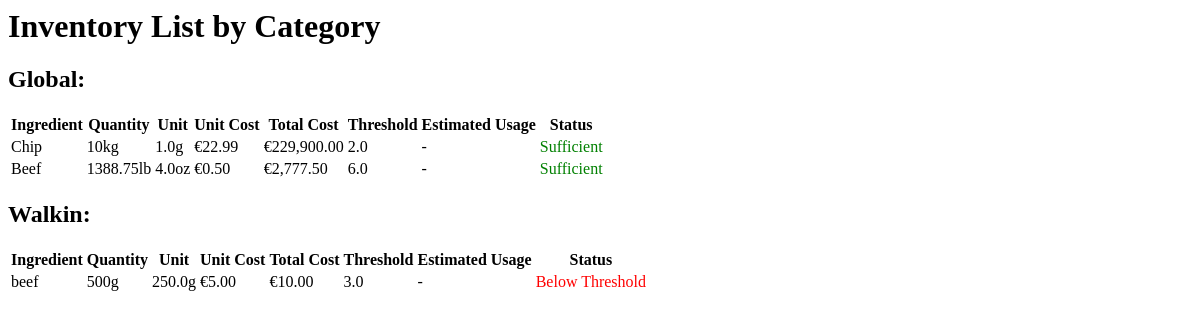
The app's page /inventory/, older data.
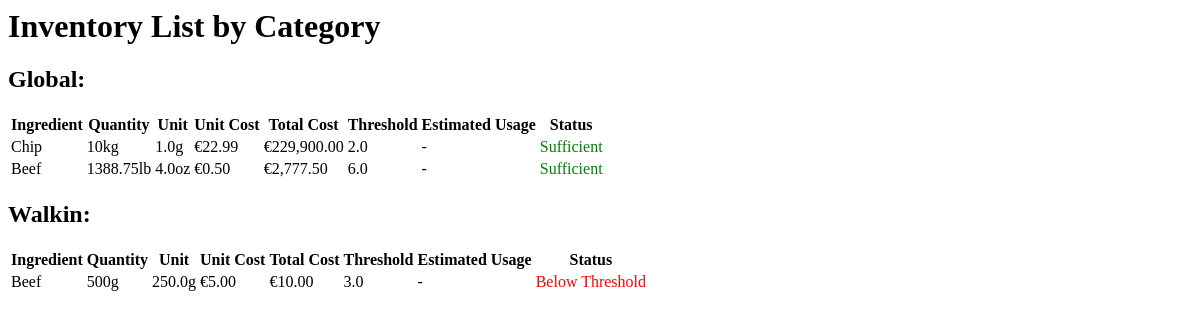
The same page, newer data.
### inventory/models.py (models this page shows, shortened)
class Ingredient(models.Model):
    UNIT_TYPES = [
        ('g', 'gram'),
        ('ml', 'milliliter'),
        ('pce', 'piece'),
        ('cm', 'centimeter'),
        ('oz', 'ounce'),
        ('fl_oz', 'fluid ounce'),
        ('pcs', 'piece'),
        ('in', 'inch'),
    ]
    name = models.CharField(max_length=255)
    quantity = models.FloatField()  # Quantity in stock
    category = models.ForeignKey(Category, on_delete=models.CASCADE)
    unit_type = models.CharField(max_length=10, choices=UNIT_TYPES)
    unit_multiplier = models.FloatField()  # Multiplier for unit type
    unit_cost = models.FloatField()  # Cost per unit
    threshold = models.FloatField()  # Minimum threshold for inventory
    estimated_usage = models.FloatField(null=True, blank=True)  # Optional, estimated usage per day
    total_cost = models.DecimalField(max_digits=12, decimal_places=2, editable=False)
    history = HistoricalRecords()
    def is_below_threshold(self):
        return self.quantity < self.threshold
    @property
    def converted_quantity(self):
        metric_conversion_factors = {
            'g': Decimal('1000'),       # 1000 grams = 1 kg
            'ml': Decimal('1000'),      # 1000 milliliters = 1 liter
            'cm': Decimal('100'),       # 100 cm = 1 m
            'pce': Decimal('1'),        # No conversion for pieces
        }
        imperial_conversion_factors = {
            'oz': Decimal('16'),        # 16 ounces = 1 pound
            'fl_oz': Decimal('128'),    # 128 fluid ounces = 1 gallon
            'in': Decimal('12'),        # 12 inches = 1 foot
            'pcs': Decimal('1'),        # No conversion for pieces
        }
        if self.unit_type in metric_conversion_factors:
            conversion_factor = metric_conversion_factors[self.unit_type]
            higher_unit = {'g': 'kg', 'ml': 'L', 'cm': 'm'}.get(self.unit_type, self.unit_type)
        elif self.unit_type in imperial_conversion_factors:
            conversion_factor = imperial_conversion_factors[self.unit_type]
            higher_unit = {'oz': 'lb', 'fl_oz': 'gal', 'in': 'ft'}.get(self.unit_type, self.unit_type)
        else:
            conversion_factor = Decimal('1')
            higher_unit = self.unit_type
        base_qty = Decimal(self.quantity) * Decimal(self.unit_multiplier)
        if base_qty < conversion_factor:
            return f"{base_qty}{self.unit_type}"
        converted_qty = base_qty / conversion_factor
        return f"{converted_qty}{higher_unit}"

### inventory/views.py (the view)
# urls.py: path('', views.ingredient_list, name='inventory'),
def ingredient_list(request):
    categories = Category.objects.prefetch_related('ingredient_set').all()
    settings_instance = Settings.objects.first()
    context = {
        'categories': categories,
        'settings': settings_instance,
    }
    return render(request, 'inventory/ingredient_list.html', context)

### inventory/templates/inventory/ingredient_list.html
{% load humanize %}
<h1>Inventory List by Category</h1>
{% for category in categories %}
    <h2>{{ category.name|title }}:</h2>
    <table>
        <thead>
            <tr>
                <th>Ingredient</th>
                <th>Quantity</th>
                <th>Unit</th>
                <th>Unit Cost</th>
                <th>Total Cost</th>
                <th>Threshold</th>
                <th>Estimated Usage</th>
                <th>Status</th>
            </tr>
        </thead>
        <tbody>
            {% for ingredient in category.ingredient_set.all %}
            <tr>
                <td>{{ ingredient.name }}</td>
                <td>{{ ingredient.converted_quantity }}</td>
                <td>{{ ingredient.unit_multiplier }}{{ ingredient.unit_type }}</td>
                <td>{{ settings.get_currency_type_display }}{{ ingredient.unit_cost|floatformat:2|intcomma }}</td>
                <td>{{ settings.get_currency_type_display }}{{ ingredient.total_cost|floatformat:2|intcomma }}</td>
                <td>{{ ingredient.threshold }}</td>
                <td>{{ ingredient.estimated_usage|default:"-" }}</td>
                <td>
                    {% if ingredient.is_below_threshold %}
                        <span style="color: red;">Below Threshold</span>
                    {% else %}
                        <span style="color: green;">Sufficient</span>
                    {% endif %}
                </td>
            </tr>
            {% endfor %}
        </tbody>
    </table>
{% endfor %}

Row changes from the older to the newer data that the page shows:
changed Ingredient (number 3 of 3 on the later page): name "beef" → "Beef"
